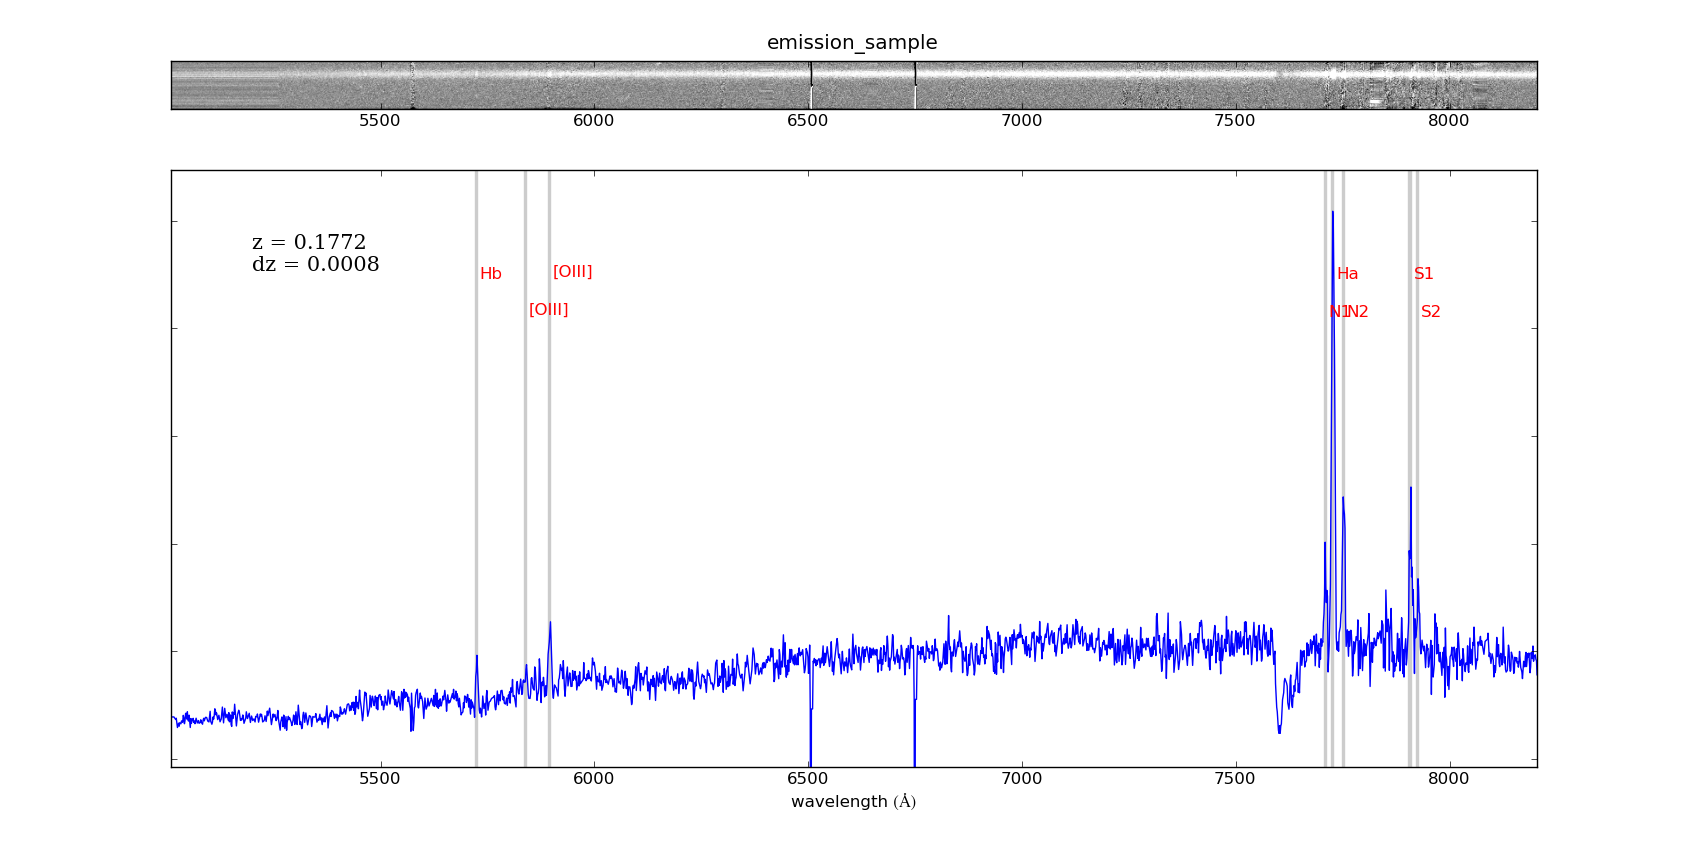

Source code (Python):
#!/usr/bin/env python
# -*- coding: utf-8 -*-
import os
import pyfits
import pylab
import scipy
import sys
from matplotlib import cm
from numdisplay import zscale

# default values
fileroot = ''
file1d = 'e'; file2d = 's'
contrast = 0.6; z1 = None; z2 = None
z = 0.; cz = 0.; dv = 0
thresh = 20
title = ''
tickspace = 500
linefill = 0.8
linefile = ''
lheight = 0.2

# given in the command line?
for argv in sys.argv:
  if argv[:9] == 'fileroot=':
    fileroot = argv[9:]
  if argv[:7] == 'file1d=':
    file1d = argv[7:]
  if argv[:7] == 'file2d=':
    file2d = argv[7:]
  if argv[:2] == 'z=':
    z = float(argv[2:])
  if argv[:3] == 'cz=':
    cz = float(argv[3:])
  if argv[:3] == 'dv=':
    dv = float(argv[3:])
  if argv[:9] == 'contrast=':
    contrast = float(argv[9:])
  if argv[:7] == 'thresh=':
    thresh = float(argv[7:])
  if argv[:3] == 'z1=':
    z1 = float(argv[3:])
  if argv[:3] == 'z2=':
    z2 = float(argv[3:])
  if argv[:10] == 'tickspace=':
    tickspace = float(argv[10:])
  if argv[:9] == 'linefill=':
    linefill = float(argv[9:])
  if argv[:9] == 'figtitle=':
    title = argv[9:]
  if argv[:9] == 'linefile=':
    linefile = argv[9:]
  if argv[:8] == 'lheight=':
    lheight = float(argv[8:])
if cz != 0. and z == 0.:
  z = cz / 299792.458

# plot at rest-frame?
rest = False
if '--rest' in sys.argv:
  rest = True

# speed of light, in km/s
c = 2999792.458

# wrap up of all the tasks
def main(root = '',file1d = 'e', file2d = 's', title = '', contrast = 0.25, linefile = '',
         z = 0., dv = 1000, thresh = 20, z1 = None, z2 = None, tickspace = tickspace, linefill = 0.8,
         lheight = 0.2, rest = False):
  if not file1d:
    file1d = raw_input('Enter Filename for the 1d spectrum:\n\t')
  if root:
    file1d = fileroot + file1d
    file2d = fileroot + file2d
  dz = dv / c
  plot(file1d, file2d, title, z = z, dz = dz, contrast = contrast, thresh = thresh,
       z1 = z1, z2 = z2, tickspace = tickspace, linefill = linefill, linefile = linefile,
       lheight = lheight, rest = rest)
  return

def plot(file1d, file2d, title = '', contrast = 0.25, bin = 1, z = 0., dz = 0.0005,
         thresh = 20, z1 = None, z2 = None, tickspace = 500, linefill = 0.8, linefile = '',
         lheight = 0.2, rest = False):
  fig = pylab.figure(facecolor = 'white')
  
  fits = pyfits.open(file1d)
  wavelength = pix2wave(file1d)
  #if rest:
    #wavelength = wavelength / (1 + z)
  #print wavelength
  pix = scipy.arange(1, len(wavelength) + 1)
  spectrum = BadPixels(fits[0].data, thresh = thresh)
  fits.close()
  box1d = [0.1, 0.1, 0.8, 0.7]
  ax1d = fig.add_axes(box1d, yticklabels = [], xlabel = r'wavelength $(\AA)$')

  ax1d.annotate('z = %.4f\ndz = %.4f (%d km/s)' %(z, dz, int(c * dz)), xy = (0.06, 0.83),
                xycoords = 'axes fraction', color = 'k', fontsize = '15', family = 'serif')
  #Line labels:
  if linefile:
    lines, linenames = read_lines(linefile)
  else:
    linenames = ['Lya', 'CIV', 'CIII', 'MgII', '[OII]', 'Ca-K', 'Ca-H', 'G', \
		 'HeI', 'HeII', 'HeII', 'Hb', '[OIII]', '[OIII]', 'MgII', \
		 'NaI', 'N1', 'Ha', 'N2', 'S1', 'S2']
    lines = [1215.67, 1549., 1909., 2798., 3727.4, 3933.68, 3968.49, 4300., \
	     4471.6, 4541.6, 4685.7, 4861.34, 4958.91, 5006.84, 5172.7, \
	     5892.9, 6548.06, 6562.82, 6583.57, 6716.44, 6730.815]
  for i in range(len(lines)):
    # positions of spectral lines in the plot
    linepix = wave2pix(file1d, (1 + z) * lines[i])
    # give each line a width
    if 0 < dz < 1000:
      fillwidth = [wave2pix(file1d, (1 + z - dz / 2.) * lines[i]), wave2pix(file1d, (1 + z + dz / 2.) * lines[i])]
      fillx = [fillwidth[0], fillwidth[0], fillwidth[1], fillwidth[1]]
      fillheight = 2 * max(spectrum)
      filly = [-fillheight, fillheight, fillheight, -fillheight]
      ax1d.fill(fillx, filly, str(linefill), edgecolor = str(linefill))
    if dz > 1000 or dz == 0:
      ax1d.axvline(linepix, color = 'k', ls = '--')
    # annotate names:
    height = lheight * max(spectrum) + scipy.median(spectrum) * (1. + (-1) ** i / 4.)
    ax1d.annotate(linenames[i], xy = (linepix + 10, height), color = 'r')

  ax1d.plot(pix, spectrum)
  xticks_loc, xticks_val = ConvertTicks(file1d, wavelength, tickspace, z, rest)
  ax1d.set_xticks(xticks_loc)
  ax1d.set_xticklabels(xticks_val)

  # the 2d spectrum, which could not be given
  try:
    fits = pyfits.open(file2d)
    img = fits[0].data
    fits.close()
    if not z1:
      z1, blah = zscale.zscale(img, contrast = contrast)
    if not z2:
      blah, z2 = zscale.zscale(img, contrast = contrast)
    height = 0.001 * img.shape[0]
    if height < 150:
      box2d = [0.1, 0.9 - height / 2, 0.8, height]
    else:
      box2d = [0.1, 0.825, 0.8, 0.15]
    ax2d = fig.add_axes(box2d, sharex = ax1d, yticks = [])
    ax2d.imshow(img, aspect = 'auto', vmin = z1, vmax = z2, cmap = cm.Greys_r)
    ax2d.set_ylim(0, img.shape[0])
    wavelength = pix2wave(file2d)
    xticks_loc, xticks_val = ConvertTicks(file2d, wavelength, tickspace, z, rest)
    ax2d.set_xticks(xticks_loc)
    ax2d.set_xticklabels(xticks_val)
  except IOError as err:
    print err
    print '-- Only showing 1d spectrum --'

  if title:
    pylab.title(title)
  pylab.show()
  return

def read_lines(file):
  lines = []; linenames = []
  f = open(file)
  for line in f:
    if line[0] != '#':
      line = line.split()
      lines.append(float(line[0]))
      linenames.append(line[1])
  return lines, linenames

def to_restframe(z, wave):
  return wave / (1 + z)

def ConvertTicks(file2dfile, wave, tickspace = 500, z = 0, rest = False):
  if rest:
    tickspace = 500 * (1 + z)
  N = len(wave)
  ticks_loc = []
  ticks_val = []
  wavemin = min(wave)
  wavemax = max(wave)
  tick_min = int(wavemin + (tickspace - wavemin%tickspace))
  Nticks = int((wavemax - wavemin) / tickspace)
  for i in range(Nticks + 1):
    ticks_val.append(int(tick_min + i * tickspace))
    ticks_loc.append(wave2pix(file2dfile, ticks_val[i]))
  ticks_val = scipy.array(ticks_val)
  if rest:
    for i in range(Nticks + 1):
      ticks_val[i] = int(ticks_val[i] / (1 + z)) + 1 # it is always (apparently) barely less than the round number (e.g., 4999.3)
  ticks_loc = scipy.array(ticks_loc)
  return ticks_loc, ticks_val

def pix2wave(specfilename, refpix_key = 'CRPIX1', refwave_key = 'CRVAL1', slope_key = 'CD1_1', Npix_key = 'NAXIS1'):
  specfile = pyfits.open(specfilename)
  head = specfile[0].header
  refpix = head[refpix_key]
  refwave = head[refwave_key]
  slope = head[slope_key]
  Npix = head[Npix_key]
  specfile.close()
  t = scipy.arange(1, Npix + 1)
  return slope * (t - refpix) + refwave

def wave2pix(specfilename, wave, refpix_key = 'CRPIX1', refwave_key = 'CRVAL1', slope_key = 'CD1_1'):
  """
  Returns the pixel value at which the wavelength equals wave (most likely not an integer)
  """
  specfile = pyfits.open(specfilename)
  head = specfile[0].header
  refpix = head[refpix_key]
  refwave = head[refwave_key]
  slope = head[slope_key]
  specfile.close()
  return (wave - refwave) / slope + refpix

def getWaveValue(specfilename, pix, refpix_key = 'CRPIX1', refwave_key = 'CRVAL1', slope_key = 'CD1_1'):
  specfile = pyfits.open(specfilename)
  head = specfile[0].header
  refpix = head[refpix_key]
  refwave = head[refwave_key]
  slope = head[slope_key]
  specfile.close()
  return slope * (pix - refpix) + refwave  
    
def BadPixels(spectrum, niter = 3, add_local = 10, thresh = 20):
  """
  If a number of pixels in the 1d spectrum have too many counts (given by thresh), their values are
  set to the local average. These counts can still be identified in the 2d spectrum, but not in the
  1d spectrum, for visual aid. Be careful not to remove strong emission lines (by setting a high
  value for thresh).
  """
  Npix = len(spectrum)
  for l in range(niter):
    sigma = scipy.std(spectrum)
    median = scipy.median(spectrum)
    for j in range(1, Npix - 1):
      if abs(spectrum[j]) > thresh * median:
	local = []
	if abs(spectrum[j]) > abs(median - sigma):
	  for k in range(add_local / 2):
	    try:
	      local.append(spectrum[j - k])
	    except IndexError:
	      pass
	  for k in range(add_local / 2):
	    try:
	      local.append(spectrum[j - k])
	    except IndexError:
	      pass
	  local = scipy.median(local)
	  spectrum[j] = local
  return spectrum

# introduction -- please don't delete
#print ''
#print '\t**********************************************'
#print '\t*                                            *'
#print '\t*                  plotspec                  *'
#print '\t*                                            *'
#print '\t*             by Cristobal Sifon             *'
#print '\t*      P. Universidad Catolica de Chile      *'
#print '\t*                 May, 2011                  *'
#print '\t*                                            *'
#print '\t* ------------------------------------------ *'
#print '\t*            cjsifon@astro.puc.cl            *'
#print '\t*        http://astro.puc.cl/~cjsifon/       *'
#print '\t**********************************************'
#print ''

# automatically add the ".fits" extension when not given
if file1d[-5:] != '.fits' and file1d[-4:] != '.fit':
  file1d += '.fits'
if file2d[-5:] != '.fits' and file2d[-4:] != '.fit':
  file2d += '.fits'

main(fileroot, file1d, file2d, title, contrast, linefile, z, dv, thresh, z1, z2, tickspace, linefill, lheight, rest)
